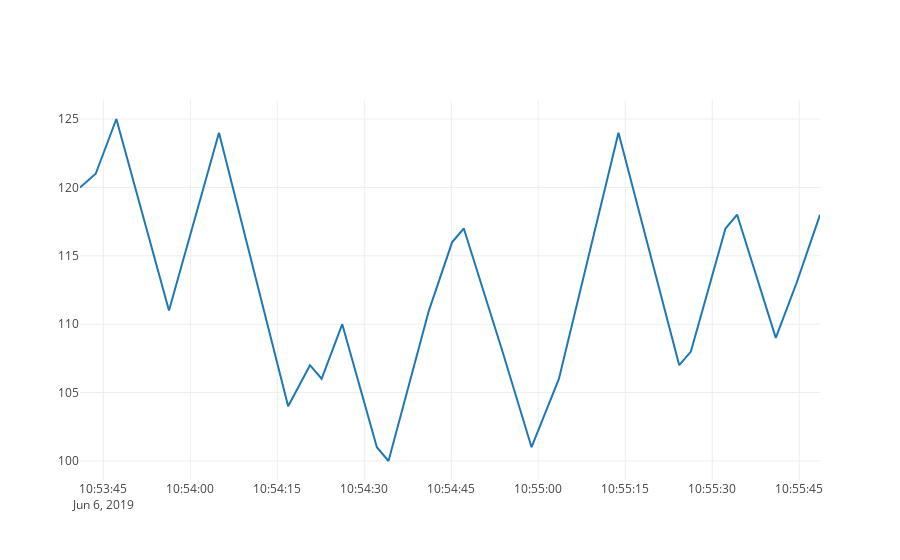

Notebook code for this chart:
### Code cell
data = [go.Scatter(
          # We have to convert our Python 
          x=[datetime.fromtimestamp(stamp) for stamp in df['start_ts']],
          y=df['start_pos'])]

plotly.offline.iplot(data)
